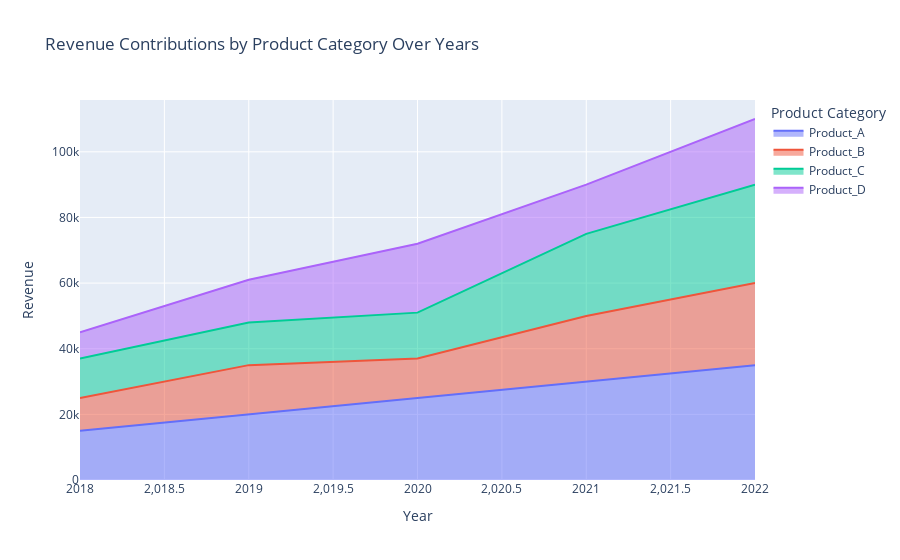

Notebook code cell kept with this figure:
### Code cell
# Sample data: Revenue from different product categories over the years
data = {
    'Year': [2018, 2019, 2020, 2021, 2022],
    'Product_A': [15000, 20000, 25000, 30000, 35000],
    'Product_B': [10000, 15000, 12000, 20000, 25000],
    'Product_C': [12000, 13000, 14000, 25000, 30000],
    'Product_D': [8000, 13000, 21000, 15000, 20000]
}

# Create DataFrame
df = pd.DataFrame(data)

# Create a stacked area chart
fig = px.area(df,
              x='Year',
              y=['Product_A', 'Product_B', 'Product_C', 'Product_D'],
              title='Revenue Contributions by Product Category Over Years',
              labels={'value': 'Revenue', 'variable': 'Product Category'},
              line_group='variable')

# Show the plot
fig.show()

### Figure 1 — Plotly figure (JSON) as saved in the notebook; plotly's stock layout.template omitted (floating-point values rounded to 4 significant figures)
{"data": [{"fillpattern": {"shape": ""}, "hovertemplate": "Product Category=Product_A<br>Year=%{x}<br>Revenue=%{y}<extra></extra>", "legendgroup": "Product_A", "line": {"color": "#636efa"}, "marker": {"symbol": "circle"}, "mode": "lines", "name": "Product_A", "orientation": "v", "showlegend": true, "stackgroup": "1", "type": "scatter", "x": [2018, 2019, 2020, 2021, 2022], "xaxis": "x", "y": [15000, 20000, 25000, 30000, 35000], "yaxis": "y"}, {"fillpattern": {"shape": ""}, "hovertemplate": "Product Category=Product_B<br>Year=%{x}<br>Revenue=%{y}<extra></extra>", "legendgroup": "Product_B", "line": {"color": "#EF553B"}, "marker": {"symbol": "circle"}, "mode": "lines", "name": "Product_B", "orientation": "v", "showlegend": true, "stackgroup": "1", "type": "scatter", "x": [2018, 2019, 2020, 2021, 2022], "xaxis": "x", "y": [10000, 15000, 12000, 20000, 25000], "yaxis": "y"}, {"fillpattern": {"shape": ""}, "hovertemplate": "Product Category=Product_C<br>Year=%{x}<br>Revenue=%{y}<extra></extra>", "legendgroup": "Product_C", "line": {"color": "#00cc96"}, "marker": {"symbol": "circle"}, "mode": "lines", "name": "Product_C", "orientation": "v", "showlegend": true, "stackgroup": "1", "type": "scatter", "x": [2018, 2019, 2020, 2021, 2022], "xaxis": "x", "y": [12000, 13000, 14000, 25000, 30000], "yaxis": "y"}, {"fillpattern": {"shape": ""}, "hovertemplate": "Product Category=Product_D<br>Year=%{x}<br>Revenue=%{y}<extra></extra>", "legendgroup": "Product_D", "line": {"color": "#ab63fa"}, "marker": {"symbol": "circle"}, "mode": "lines", "name": "Product_D", "orientation": "v", "showlegend": true, "stackgroup": "1", "type": "scatter", "x": [2018, 2019, 2020, 2021, 2022], "xaxis": "x", "y": [8000, 13000, 21000, 15000, 20000], "yaxis": "y"}], "layout": {"autosize": true, "legend": {"title": {"text": "Product Category"}, "tracegroupgap": 0}, "title": {"text": "Revenue Contributions by Product Category Over Years"}, "xaxis": {"anchor": "y", "autorange": true, "domain": [0, 1], "range": [2018, 2022], "title": {"text": "Year"}, "type": "linear"}, "yaxis": {"anchor": "x", "autorange": true, "domain": [0, 1], "range": [0, 115800.0], "title": {"text": "Revenue"}, "type": "linear"}}}
